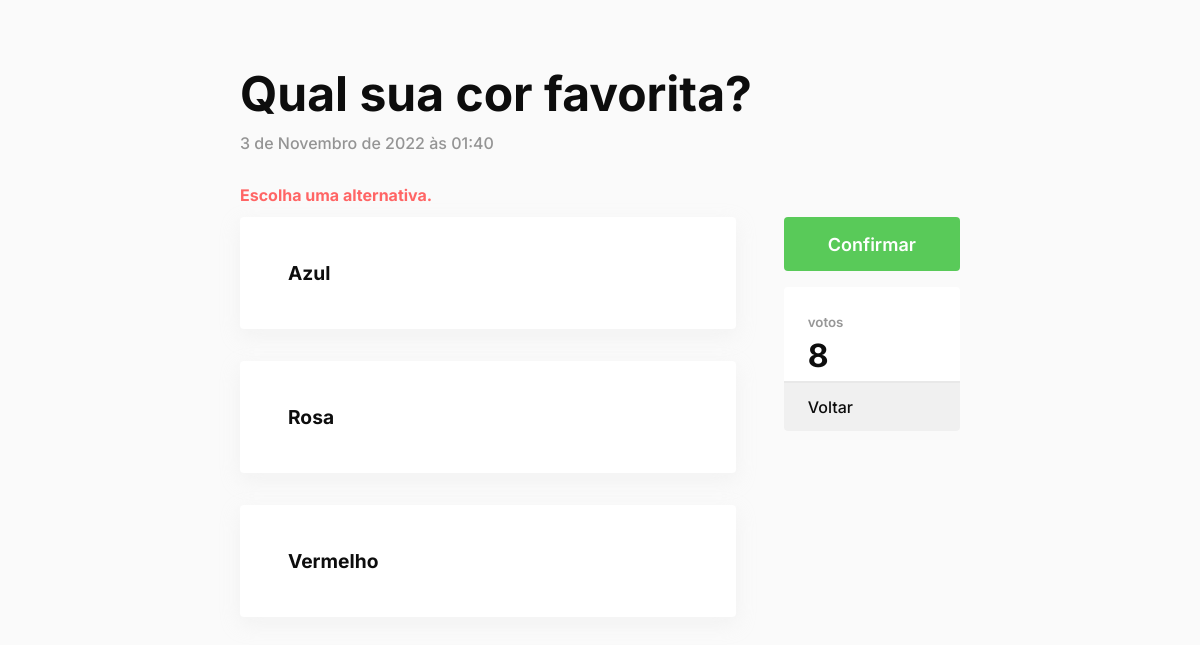
/polls/3/vote/, run on the app's committed database.
### polls/models.py (models this page shows, shortened)
class Question(models.Model):
    question_text = models.CharField(max_length=200)
    pub_date = models.DateTimeField('date published')
    all_votes = models.IntegerField(default=0)

class Choice(models.Model):
    question = models.ForeignKey(Question, on_delete=models.CASCADE)
    choice_text = models.CharField(max_length=200)
    votes = models.IntegerField(default=0)

### polls/views.py (the view, shortened to what this page needs)
# urls.py: path('<int:question_id>/vote/', views.vote, name='vote'),
def vote(request, question_id):
    question = get_object_or_404(Question, pk=question_id)
    try:
        selected_choice = question.choice_set.get(pk=request.POST['choice'])
    except (KeyError, Choice.DoesNotExist):
        return render(request, 'polls/detail.html', {
            'question': question,
            'error_message': "Escolha uma alternativa.",
        })

### polls/templates/polls/detail.html (shortened to what this page needs)
<!DOCTYPE html>
<html>
<head>
    {% load static %}
    <link rel="stylesheet" href="{% static 'polls/style_detail.css' %}">
</head>
<body>
    <main class="main">
        <form action="{% url 'polls:vote' question.id %}" method="post">
            <header>
                <h1 class="title">{{ question.question_text }}</h1>
                <p class="subtitle">{{ question.pub_date }}</p>
            </header>
            <div class="div">
                <main>
                    {% if error_message %}<p class="erro"><strong>{{ error_message }}</strong></p>{% endif %}
                    {% for choice in question.choice_set.all %}
                    <div class="choice" onclick="choice({{ forloop.counter }})">
                        <label for="choice{{ forloop.counter }}">{{ choice.choice_text }}</label>
                    </div>
                    {% endfor %}
                </main>
                <aside>
                    <input class="submitbutton" type="submit" value="Confirmar">
                    <div class="votes">
                        <div class="div_votes">
                            <p>votos</p>
                            <h1>{{ question.all_votes }}</h1>
                        </div>
                        <a href="{% url 'polls:index' %}">
                            <div class="div_back">
                               <p>Voltar</p>
                            </div>
                        </a>
                    </div>
                </aside>
            </div>
        </form>
    </main>
</body>
</html>

### polls/static/polls/style_detail.css (style rules this page uses)
body { margin: 0; padding: 0; width: 100%; position: absolute; display: flex; justify-content: center; padding-top: 4em; font-family: 'Inter', sans-serif; background: #FAFAFA; color: #0d0d0d; }
.main { width: 60%; }
.main header { display: flex; gap: 10px; flex-direction: column; margin-bottom: 4em; }
.main header .title { font-size: -webkit-xxx-large; font-weight: 700; margin: 0; }
.main header .subtitle { font-weight: 500; color: #0d0d0d6e; margin: 0; }
.main .div { display: flex; flex-direction: row; justify-content: space-between; gap: 3em; }
.main .div main { display: flex; flex-direction: column; gap: 2em; width: 100%; }
.main .div main .choice { height: 7em; border-radius: 4px; background: white; box-shadow: #dedede47 0px 7px 20px 0px; padding: 0em 3em; display: flex; align-items: center; flex-direction: row; justify-content: flex-start; cursor: pointer; }
.main .div main .erro { margin: -2em 0em; position: absolute; color: #ff6565; }
.main .div main .choice label { font-size: larger; font-weight: 700; }
.main .div aside { width: 16em; display: flex; flex-direction: column; gap: 1em; }
.main .div aside .submitbutton { width: 100%; height: 3em; background: #59ca59; color: white; font-family: inter, sans-serif; font-weight: 600; font-size: large; border: none; border-radius: 4px; cursor: pointer; }
.main .div aside .votes { width: 100%; background: #ffffff; border-radius: 4px; }
.main .div aside .votes .div_votes { border-bottom: solid 2px #e8e8e8; padding: 0px 1.5em; display: flex; flex-direction: column; justify-content: flex-end; }
.main .div aside .votes .div_votes p { margin: 0; padding-top: 2em; font-weight: 600; font-size: smaller; color: #0d0d0d6e; }
.main .div aside .votes .div_votes h1 { margin: 6px 0px; font-size: xx-large; }
.main .div aside .votes .div_back { height: 3em; font-weight: 500; border: none; border-radius: 0 0 4px 4px; cursor: pointer; display: flex; justify-content: flex-start; align-items: center; padding: 0px 1.5em; background: #f0f0f0; }
a { text-decoration: none; color: #0d0d0d; }

### data on the page
Question: question_text "Qual sua cor favorita?", pub_date "3 de Novembro de 2022 às 01:40", all_votes "8"
Choice: choice_text "Azul"
Choice: choice_text "Rosa"
Choice: choice_text "Vermelho"

### other printed values
{{ error_message }} "Escolha uma alternativa."
